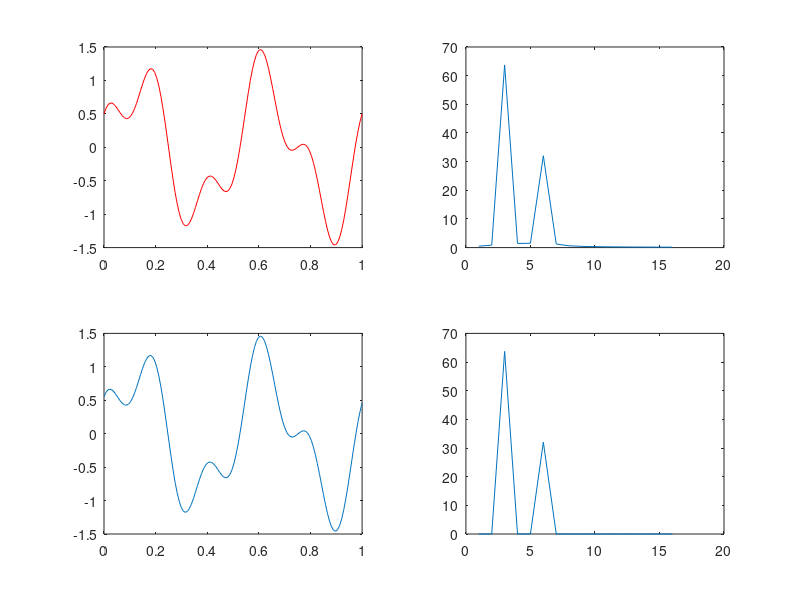

This chart was generated by the following MATLAB code:
% compressionusingfft

exp=7;
t=linspace(0,1,2^exp);
f=sin(4*pi*t)+1/2*cos(10*pi*t);
h=figure;
subplot(221)
plot(t,f)

subplot(222)
ff=fft(f);
mff=abs(ff);
plot(mff(1:2^(exp-3)))

subplot(221)
plot(t,ifft(ff),'r')

subplot(224)
nff=ff;
nff(mff<.2*max(mff))=0;
mnff=abs(nff);
plot(mnff(1:2^(exp-3)))

subplot(223)
nf=ifft(nff);
plot(t,nf)